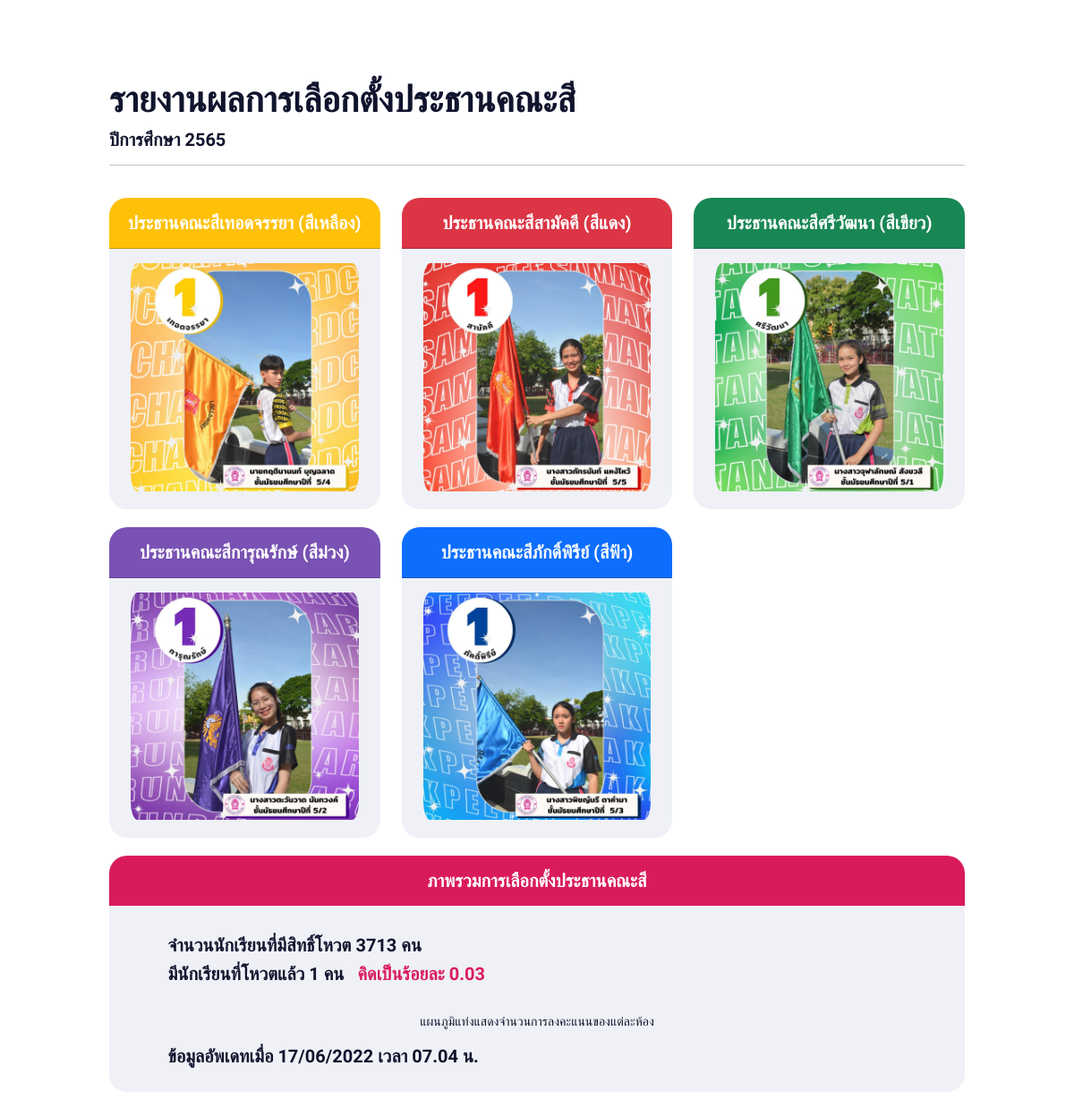
The page /result.php on the database its author committed.
### tables this page shows
CREATE TABLE `candidate` (
  `c_id` int(11) NOT NULL,
  `c_title` varchar(255) NOT NULL,
  `c_name` varchar(255) NOT NULL,
  `c_surname` varchar(255) NOT NULL,
  `c_level` int(11) NOT NULL DEFAULT 5,
  `c_room` int(11) NOT NULL,
  `c_color` int(11) NOT NULL,
  `c_number` int(11) NOT NULL,
  `c_point` int(11) NOT NULL DEFAULT 0
);

### result.php (the view, shortened to what this page needs)
<?php
include('./connect/connect.php');
?>
<!DOCTYPE html>
<html lang="en">
<head>
    <?php include('./component/link.php') ?>
</head>
<body >
    <div class="page">
        <div class="container-fluid result mt-5" style="max-width: 1100px;">
            <div class="content">
                <h1 style="font-weight:700" align="left">รายงานผลการเลือกตั้งประธานคณะสี </h1>
                <h5>ปีการศึกษา 2565</h5>
                <hr>
                <div class="row " >
                    <?php
                    for ($i = 1; $i <= 5; $i++) {
                    ?>
                        <div class="col-xl-4 col-md-6">
                            <div class="box" style="background:#eff1f7">
                                <div style="background:
                                <?php
                                if ($i == '1') {
                                    echo "#ffc107";
                                } else if ($i == '2') {
                                    echo "#dc3545";
                                } else if ($i == '3') {
                                    echo "#198754";
                                } else if ($i == '4') {
                                    echo "#7952b3";
                                } else if ($i == '5') {
                                    echo "#0d6efd";
                                }
                                ?>;border-radius:20px 20px 0px 0px">
                                    <h5 class="pt-3" style="color: white" align="center">
                                        ประธานคณะสี<?php
                                                    if ($i == '1') {
                                                        echo "เทอดจรรยา (สีเหลือง)";
                                                    } else if ($i == '2') {
                                                        echo "สามัคคี (สีแดง)";
                                                    } else if ($i == '3') {
                                                        echo "ศรีวัฒนา (สีเขียว)";
                                                    } else if ($i == '4') {
                                                        echo "การุณรักษ์ (สีม่วง)";
                                                    } else if ($i == '5') {
                                                        echo "ภักดิ์พิรีย์ (สีฟ้า)";
                                                    }
                                                    ?>
                                    </h5>
                                    <hr>
                                </div>
                                <div class="container">
                                    <div class="row">
                                        <?php
                                        $sql = "SELECT * FROM candidate WHERE c_color = '$i' ORDER BY c_point DESC";
                                        $query = mysqli_query($conn, $sql);
                                        $j = 0;
                                        while ($row = mysqli_fetch_array($query)) {
                                            $j++;
                                        ?>
                                            <?php
                                            if ($j == 1) {
                                            ?>
                                                <img src="./img/<?php echo $i . "-" . $row['c_number'] ?>.jpg" style="border-radius:20px" class="img-fluid" alt="">
                                            <?php } else {
                                            } ?>
                                        <?php } ?>
                                    </div>
                                </div>
                            </div>
                        </div>
                    <?php } ?>
                </div>
                <div class="col-xl-12">
                    <div class="box" style="background:#eff1f7">
                        <div style="background:#d91b5c;border-radius:20px 20px 0px 0px">
                            <h5 class="p-3" style="color: white" align="center">ภาพรวมการเลือกตั้งประธานคณะสี</h5>
                        </div>
                        <div class="container-fluid pt-4" style="max-width: 900px">
                            <h5><i class="fas fa-clipboard-list" style="color:#d91b5c"></i>&nbsp;
                                จำนวนนักเรียนที่มีสิทธิ์โหวต
                                <?php
                                $sql = "SELECT s_id FROM student WHERE s_pass = '0' ";
                                $query = mysqli_query($conn, $sql);
                                echo mysqli_num_rows($query);
                                ?>
                                คน
                            </h5>
                            <h5 class="pb-4"><i class="fas fa-clipboard-list" style="color:#d91b5c"></i>&nbsp;
                                มีนักเรียนที่โหวตแล้ว
                                <?php
                                $sql = "SELECT s_id FROM student WHERE s_pass = '1' ";
                                $query = mysqli_query($conn, $sql);
                                $sql1 = "SELECT s_id FROM student ";
                                $query1 = mysqli_query($conn, $sql1);
                                $percent = (mysqli_num_rows($query) / mysqli_num_rows($query1)) * 100;
                                echo mysqli_num_rows($query);
                                ?>
                                คน &nbsp;
                                <span style="color:#d91b5c">
                                    คิดเป็นร้อยละ <?php echo round($percent, 2) ?>
                                </span>
                            </h5>
                            <p align="center">แผนภูมิแท่งแสดงจำนวนการลงคะแนนของแต่ละห้อง</p>
                        <?php
                              $date =  date("d/m/Y");
                              $time = date("H.i");
                        ?>
                        <h5 class="mt-3"><i class="fas fa-clock" style="color:#d91b5c"></i> &nbsp;ข้อมูลอัพเดทเมื่อ <?php echo $date ?> เวลา <?php echo $time ?> น.</h5>
                        </div>
                    </div>
                </div>
            </div>
        </div>
    </div>
</body>
</html>

### component/link.php (shortened to what this page needs)
<link href="./assets/bootstrap.min.css" rel="stylesheet" >
<link rel="stylesheet" href="./assets/sweetalert2.min.css"  />
<link rel="stylesheet" href="https://cdnjs.cloudflare.com/ajax/libs/OwlCarousel2/2.3.4/assets/owl.carousel.min.css" />
<link rel="stylesheet" href="https://cdnjs.cloudflare.com/ajax/libs/OwlCarousel2/2.3.4/assets/owl.theme.default.min.css" />
<link href="./assets/all.css" rel="stylesheet">
<link rel="stylesheet" href="./assets/style.css">
<link rel="stylesheet" href="./assets/sidebar1.css">
<link rel="stylesheet" href="./assets/jquery.autocomplete.css">
<link rel="stylesheet" href="./assets/dataTables.bootstrap5.min.css">

### assets/style.css (style rules this page uses)
html { scroll-behavior: smooth; }
body { background:url('../img/paper.jpg'); background-size: cover; }
* { font-family: 'Mitr', sans-serif; }
p { margin: 0; }
h1, h2, h3, h4, h5 { font-weight: 700; }
.box { transition: 0.3s ; border-radius: 20px; margin-top: 20px; padding-bottom:20px; background: white; }
.content { padding: 40px 60px 60px 60px; background:white; border-radius:20px; }

### rows shown on the page
candidate: shows a picture
candidate: shows a picture
candidate: shows a picture
candidate: shows a picture
candidate: shows a picture

### other values the page prints
mysqli_num_rows($query) "3713"
mysqli_num_rows($query) "1"
$percent "0.03"
